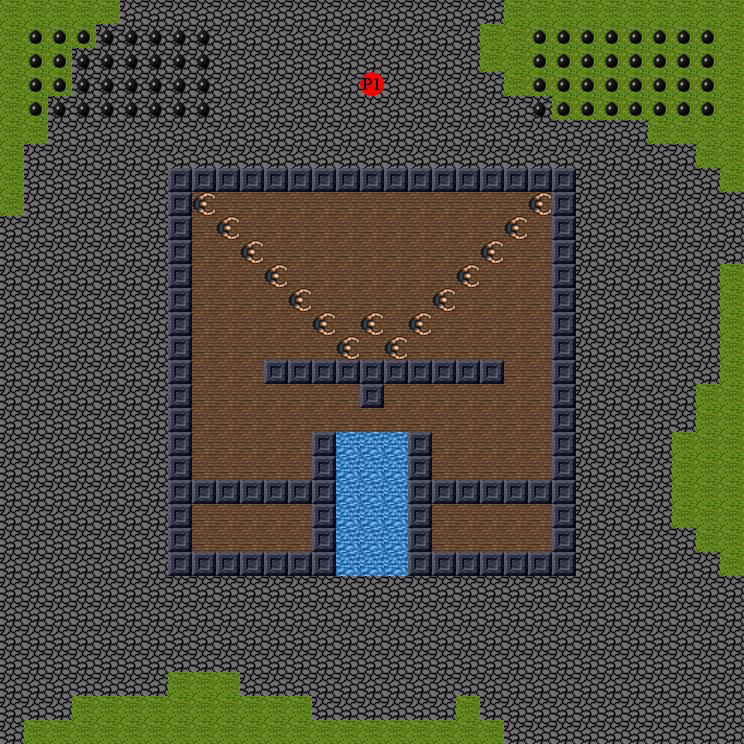

Below is a game level as drawn by its tile map, then a one-line description and the .tmx file that defines it, in full:
An orthogonal 31x31 tile map with 24x24 px tiles, 2 tile layers (Ground, Objects).

<map version="1.0" orientation="orthogonal" width="31" height="31" tilewidth="24" tileheight="24">
 <tileset firstgid="1" name="graphics" tilewidth="24" tileheight="24">
  <image source="../graphics/graphics.png" width="192" height="120" />
 </tileset>
 <layer name="Ground" width="31" height="31">
  <data encoding="csv">
1,1,1,1,1,21,21,21,21,21,21,21,21,21,21,21,21,21,21,21,21,1,1,1,1,1,1,1,1,1,1,
1,1,1,1,21,21,21,21,21,21,21,21,21,21,21,21,21,21,21,21,1,1,1,1,1,1,1,1,1,1,1,
1,1,1,21,21,21,21,21,21,21,21,21,21,21,21,21,21,21,21,21,1,1,1,1,1,1,1,1,1,1,1,
1,1,1,21,21,21,21,21,21,21,21,21,21,21,21,21,21,21,21,21,21,1,1,1,1,1,1,1,1,1,1,
1,1,21,21,21,21,21,21,21,21,21,21,21,21,21,21,21,21,21,21,21,21,21,1,1,1,1,1,1,1,1,
1,1,21,21,21,21,21,21,21,21,21,21,21,21,21,21,21,21,21,21,21,21,21,21,21,21,21,1,1,1,1,
1,21,21,21,21,21,21,21,21,21,21,21,21,21,21,21,21,21,21,21,21,21,21,21,21,21,21,21,21,1,1,
1,21,21,21,21,21,21,21,21,21,21,21,21,21,21,21,21,21,21,21,21,21,21,21,21,21,21,21,21,21,1,
1,21,21,21,21,21,21,21,2,2,2,2,2,2,2,2,2,2,2,2,2,2,2,21,21,21,21,21,21,21,21,
21,21,21,21,21,21,21,21,2,2,2,2,2,2,2,2,2,2,2,2,2,2,2,21,21,21,21,21,21,21,21,
21,21,21,21,21,21,21,21,2,2,2,2,2,2,2,2,2,2,2,2,2,2,2,21,21,21,21,21,21,21,21,
21,21,21,21,21,21,21,21,2,2,2,2,2,2,2,2,2,2,2,2,2,2,2,21,21,21,21,21,21,21,1,
21,21,21,21,21,21,21,21,2,2,2,2,2,2,2,2,2,2,2,2,2,2,2,21,21,21,21,21,21,21,1,
21,21,21,21,21,21,21,21,2,2,2,2,2,2,2,2,2,2,2,2,2,2,2,21,21,21,21,21,21,21,1,
21,21,21,21,21,21,21,21,2,2,2,2,2,2,2,2,2,2,2,2,2,2,2,21,21,21,21,21,21,21,1,
21,21,21,21,21,21,21,21,2,2,2,2,2,2,2,2,2,2,2,2,2,2,2,21,21,21,21,21,21,21,1,
21,21,21,21,21,21,21,21,2,2,2,2,2,2,2,2,2,2,2,2,2,2,2,21,21,21,21,21,21,1,1,
21,21,21,21,21,21,21,21,2,2,2,2,2,2,2,2,2,2,2,2,2,2,2,21,21,21,21,21,21,1,1,
21,21,21,21,21,21,21,21,2,2,2,2,2,2,3,3,3,2,2,2,2,2,2,21,21,21,21,21,1,1,1,
21,21,21,21,21,21,21,21,2,2,2,2,2,2,3,3,3,2,2,2,2,2,2,21,21,21,21,21,1,1,1,
21,21,21,21,21,21,21,21,2,2,2,2,2,2,3,3,3,2,2,2,2,2,2,21,21,21,21,21,1,1,1,
21,21,21,21,21,21,21,21,2,2,2,2,2,2,3,3,3,2,2,2,2,2,2,21,21,21,21,21,1,1,1,
21,21,21,21,21,21,21,21,2,2,2,2,2,2,3,3,3,2,2,2,2,2,2,21,21,21,21,21,21,1,1,
21,21,21,21,21,21,21,21,21,21,21,21,21,21,3,3,3,21,21,21,21,21,21,21,21,21,21,21,21,21,1,
21,21,21,21,21,21,21,21,21,21,21,21,21,21,21,21,21,21,21,21,21,21,21,21,21,21,21,21,21,21,21,
21,21,21,21,21,21,21,21,21,21,21,21,21,21,21,21,21,21,21,21,21,21,21,21,21,21,21,21,21,21,21,
21,21,21,21,21,21,21,21,21,21,21,21,21,21,21,21,21,21,21,21,21,21,21,21,21,21,21,21,21,21,21,
21,21,21,21,21,21,21,21,21,21,21,21,21,21,21,21,21,21,21,21,21,21,21,21,21,21,21,21,21,21,21,
21,21,21,21,21,21,21,1,1,1,21,21,21,21,21,21,21,21,21,21,21,21,21,21,21,21,21,21,21,21,21,
21,21,21,1,1,1,1,1,1,1,1,1,1,21,21,21,21,21,21,1,21,21,21,21,21,21,21,21,21,21,21,
21,1,1,1,1,1,1,1,1,1,1,1,1,1,1,1,1,1,1,1,1,21,21,21,21,21,21,21,21,21,21
</data>
 </layer>
 <layer name="Objects" width="31" height="31">
  <data encoding="csv">
0,0,0,0,0,0,0,0,0,0,0,0,0,0,0,0,0,0,0,0,0,0,0,0,0,0,0,0,0,0,0,
0,17,17,17,17,17,17,17,17,0,0,0,0,0,0,0,0,0,0,0,0,0,17,17,17,17,17,17,17,17,0,
0,17,17,17,17,17,17,17,17,0,0,0,0,0,0,0,0,0,0,0,0,0,17,17,17,17,17,17,17,17,0,
0,17,17,17,17,17,17,17,17,0,0,0,0,0,0,25,0,0,0,0,0,0,17,17,17,17,17,17,17,17,0,
0,17,17,17,17,17,17,17,17,0,0,0,0,0,0,0,0,0,0,0,0,0,17,17,17,17,17,17,17,17,0,
0,0,0,0,0,0,0,0,0,0,0,0,0,0,0,0,0,0,0,0,0,0,0,0,0,0,0,0,0,0,0,
0,0,0,0,0,0,0,0,0,0,0,0,0,0,0,0,0,0,0,0,0,0,0,0,0,0,0,0,0,0,0,
0,0,0,0,0,0,0,12,12,12,12,12,12,12,12,12,12,12,12,12,12,12,12,12,0,0,0,0,0,0,0,
0,0,0,0,0,0,0,12,23,0,0,0,0,0,0,0,0,0,0,0,0,0,23,12,0,0,0,0,0,0,0,
0,0,0,0,0,0,0,12,0,23,0,0,0,0,0,0,0,0,0,0,0,23,0,12,0,0,0,0,0,0,0,
0,0,0,0,0,0,0,12,0,0,23,0,0,0,0,0,0,0,0,0,23,0,0,12,0,0,0,0,0,0,0,
0,0,0,0,0,0,0,12,0,0,0,23,0,0,0,0,0,0,0,23,0,0,0,12,0,0,0,0,0,0,0,
0,0,0,0,0,0,0,12,0,0,0,0,23,0,0,0,0,0,23,0,0,0,0,12,0,0,0,0,0,0,0,
0,0,0,0,0,0,0,12,0,0,0,0,0,23,0,23,0,23,0,0,0,0,0,12,0,0,0,0,0,0,0,
0,0,0,0,0,0,0,12,0,0,0,0,0,0,23,0,23,0,0,0,0,0,0,12,0,0,0,0,0,0,0,
0,0,0,0,0,0,0,12,0,0,0,12,12,12,12,12,12,12,12,12,12,0,0,12,0,0,0,0,0,0,0,
0,0,0,0,0,0,0,12,0,0,0,0,0,0,0,12,0,0,0,0,0,0,0,12,0,0,0,0,0,0,0,
0,0,0,0,0,0,0,12,0,0,0,0,0,0,0,0,0,0,0,0,0,0,0,12,0,0,0,0,0,0,0,
0,0,0,0,0,0,0,12,0,0,0,0,0,12,0,0,0,12,0,0,0,0,0,12,0,0,0,0,0,0,0,
0,0,0,0,0,0,0,12,0,0,0,0,0,12,0,0,0,12,0,0,0,0,0,12,0,0,0,0,0,0,0,
0,0,0,0,0,0,0,12,12,12,12,12,12,12,0,0,0,12,12,12,12,12,12,12,0,0,0,0,0,0,0,
0,0,0,0,0,0,0,12,0,0,0,0,0,12,0,0,0,12,0,0,0,0,0,12,0,0,0,0,0,0,0,
0,0,0,0,0,0,0,12,0,0,0,0,0,12,0,0,0,12,0,0,0,0,0,12,0,0,0,0,0,0,0,
0,0,0,0,0,0,0,12,12,12,12,12,12,12,0,0,0,12,12,12,12,12,12,12,0,0,0,0,0,0,0,
0,0,0,0,0,0,0,0,0,0,0,0,0,0,0,0,0,0,0,0,0,0,0,0,0,0,0,0,0,0,0,
0,0,0,0,0,0,0,0,0,0,0,0,0,0,0,0,0,0,0,0,0,0,0,0,0,0,0,0,0,0,0,
0,0,0,0,0,0,0,0,0,0,0,0,0,0,0,0,0,0,0,0,0,0,0,0,0,0,0,0,0,0,0,
0,0,0,0,0,0,0,0,0,0,0,0,0,0,0,0,0,0,0,0,0,0,0,0,0,0,0,0,0,0,0,
0,0,0,0,0,0,0,0,0,0,0,0,0,0,0,0,0,0,0,0,0,0,0,0,0,0,0,0,0,0,0,
0,0,0,0,0,0,0,0,0,0,0,0,0,0,0,0,0,0,0,0,0,0,0,0,0,0,0,0,0,0,0,
0,0,0,0,0,0,0,0,0,0,0,0,0,0,0,0,0,0,0,0,0,0,0,0,0,0,0,0,0,0,0
</data>
 </layer>
</map>
